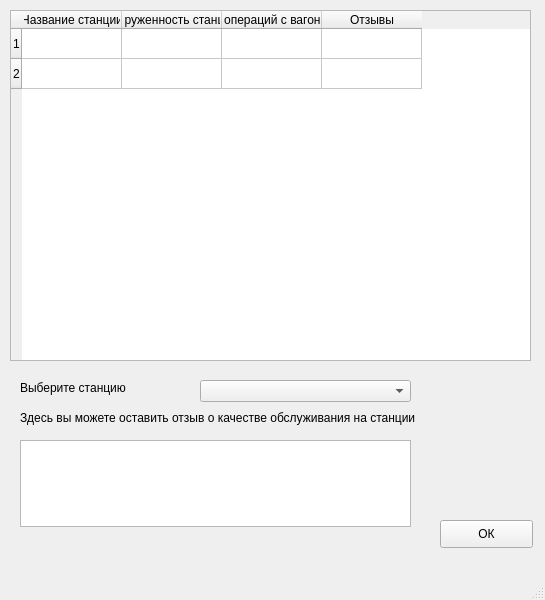
<?xml version="1.0" encoding="UTF-8"?>
<ui version="4.0">
 <class>MainWindow</class>
 <widget class="QMainWindow" name="MainWindow">
  <property name="geometry">
   <rect>
    <x>0</x>
    <y>0</y>
    <width>545</width>
    <height>600</height>
   </rect>
  </property>
  <property name="windowTitle">
   <string>Инфо. о станции</string>
  </property>
  <widget class="QWidget" name="centralwidget">
   <widget class="QLabel" name="label_2">
    <property name="geometry">
     <rect>
      <x>20</x>
      <y>380</y>
      <width>221</width>
      <height>16</height>
     </rect>
    </property>
    <property name="text">
     <string>Выберите станцию</string>
    </property>
   </widget>
   <widget class="QComboBox" name="comboBox_2">
    <property name="geometry">
     <rect>
      <x>200</x>
      <y>380</y>
      <width>211</width>
      <height>22</height>
     </rect>
    </property>
   </widget>
   <widget class="QTableWidget" name="tableWidget">
    <property name="geometry">
     <rect>
      <x>10</x>
      <y>10</y>
      <width>521</width>
      <height>351</height>
     </rect>
    </property>
    <property name="rowCount">
     <number>2</number>
    </property>
    <property name="columnCount">
     <number>4</number>
    </property>
    <row/>
    <row/>
    <column>
     <property name="text">
      <string>Название станции</string>
     </property>
    </column>
    <column>
     <property name="text">
      <string>Загруженность станции</string>
     </property>
    </column>
    <column>
     <property name="text">
      <string>Количество операций с вагонами за день</string>
     </property>
    </column>
    <column>
     <property name="text">
      <string>Отзывы</string>
     </property>
    </column>
   </widget>
   <widget class="QTextEdit" name="textEdit">
    <property name="geometry">
     <rect>
      <x>20</x>
      <y>440</y>
      <width>391</width>
      <height>87</height>
     </rect>
    </property>
   </widget>
   <widget class="QLabel" name="label_4">
    <property name="geometry">
     <rect>
      <x>20</x>
      <y>410</y>
      <width>441</width>
      <height>16</height>
     </rect>
    </property>
    <property name="text">
     <string>Здесь вы можете оставить отзыв о качестве обслуживания на станции</string>
    </property>
   </widget>
   <widget class="QPushButton" name="pushButton_2">
    <property name="geometry">
     <rect>
      <x>440</x>
      <y>520</y>
      <width>93</width>
      <height>28</height>
     </rect>
    </property>
    <property name="text">
     <string>ОК</string>
    </property>
   </widget>
  </widget>
  <widget class="QMenuBar" name="menubar">
   <property name="geometry">
    <rect>
     <x>0</x>
     <y>0</y>
     <width>545</width>
     <height>26</height>
    </rect>
   </property>
  </widget>
  <widget class="QStatusBar" name="statusbar"/>
 </widget>
 <resources/>
 <connections/>
</ui>
